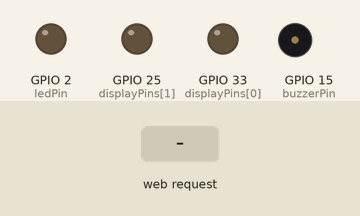
Recording of a sketch running on a simulated ESP32. Parts: output pins drawn as LEDs (lit = HIGH), buzzer (waves = sounding, pin HIGH). Inputs (shaded band) come from the test bench. WiFi joins after 1.5 s; servers stay silent unless stated; what the sketch prints to the serial monitor is not drawn.

Above: at 2.7 s.
2.8 s: HTTP request GET /convert?text=1 received
At 3.17 s:
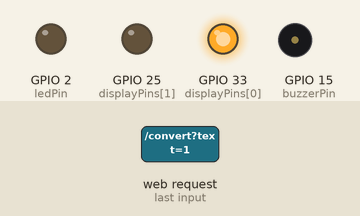
At 3.7 s:
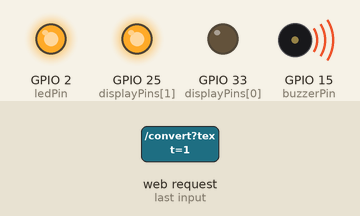
5.8 s: HTTP request GET /convert?text=0 received
8.8 s: HTTP request GET /convert?text=120 received
At 10.17 s:
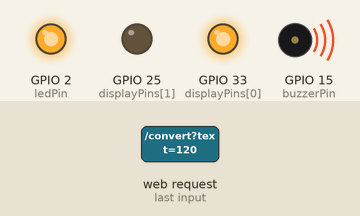
Timing chart, 0 to 17.8 s (numbered marks = the images above; inputs shaded):
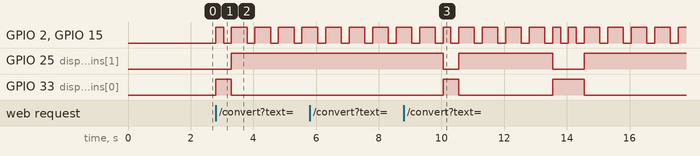

Measured:
- after the input at 2.8 s, GPIO 2 (ledPin), GPIO 15 (buzzerPin): LOW → HIGH at once, then repeats every 0.75 s: LOW 0.25 s, HIGH 0.50 s; GPIO 25 (displayPins[1]): LOW → HIGH after 0.50 s; GPIO 33 (displayPins[0]): LOW → HIGH at once, → LOW 0.50 s later
- after the input at 8.8 s, GPIO 25 (displayPins[1]): HIGH → LOW after 1.3 s, → HIGH 0.50 s later, → LOW 3.0 s later, → HIGH 1.0 s later; GPIO 33 (displayPins[0]): LOW → HIGH after 1.3 s, → LOW 0.50 s later, → HIGH 3.0 s later, → LOW 1.0 s later

The sketch:

projeto_final_falho.ino
```cpp
#include <WiFi.h>
#include <WebServer.h>

const char* ssid = "Alexandre";
const char* password = "ugkp7593";

WebServer server(80);

const int ledPin = 2;
const int buzzerPin = 15;
const int displayPins[2] = { 33, 25 };  // G, DP

const byte charactersMap[2][2] = {
  {1, 0 },  // G: Acende o segmento G
  {0, 1 }   // DP: Acende o ponto decimal
};

String getMorseCode(char c) {
  if (c >= 'A' && c <= 'Z') {
    String codes[26] = { ".-", "-...", "-.-.", "-..", ".", "..-.", "--.", "....", "..", ".---",
                         "-.-", ".-..", "--", "-.", "---", ".--.", "--.-", ".-.", "...", "-",
                         "..-", "...-", ".--", "-..-", "-.--", "--.." };
    return codes[c - 'A'];
  } else if (c >= '0' && c <= '9') {
    String codes[10] = { "-----", ".----", "..---", "...--", "....-", ".....", "-....", "--...", "---..", "----." };
    return codes[c - '0'];
  }
  return "";
}

void setup() {
  Serial.begin(115200);
  WiFi.begin(ssid, password);
  while (WiFi.status() != WL_CONNECTED) {
    delay(500);
    Serial.print(".");
  }
  pinMode(ledPin, OUTPUT);
  pinMode(buzzerPin, OUTPUT);
  for (int i = 0; i < 2; i++) {
    pinMode(displayPins[i], OUTPUT);
  }
  server.on("/", HTTP_GET, handleRoot);
  server.on("/convert", HTTP_GET, handleConvert);
  server.begin();
  Serial.println("Server started");
  Serial.println("Endereço IP do servidor: " + WiFi.localIP().toString());
}

void loop() {
  server.handleClient();
}

void displayCharacter(char character) {
  int index;
  if (character == '.') {
    index = 0; // Índice para acender o segmento G
  } else if (character == '-') {
    index = 1; // Índice para acender o ponto decimal (DP)
  } else {
    return; // Se não for '.' ou '-', saia da função
  }

  for (int i = 0; i < 8; i++) {
    digitalWrite(displayPins[i], charactersMap[index][i]);
  }
}

void handleRoot() {
  String ip = WiFi.localIP().toString();
  String message = "<form action=\"/convert\">Digite uma mensagem: <input name=\"text\" type=\"text\"><input type=\"submit\"></form>";
  message += "<p>Endereço IP do servidor: " + ip + "</p>";
  server.send(200, "text/html", message);
}

void handleConvert() {
  String originalMessage = server.arg("text");
  originalMessage.toUpperCase();  // Converte para maiúsculas
  String message = originalMessage;
  String morseMessage = "";

  // Constrói a mensagem Morse sem adicionar espaços após cada letra
  for (char& c : message) {
    if (isalnum(c)) {
      morseMessage += getMorseCode(c);  // Adiciona a letra Morse
    }
  }

  // Adiciona um espaço entre cada letra Morse na mensagem final
  morseMessage.replace(" ", " / ");

  // Itera sobre a mensagem Morse final e executa as ações de exibição e som
  for (char& dotDash : morseMessage) {
    if (dotDash == '.') {
      displayCharacter('.');
    } else if (dotDash == '-') {
      displayCharacter('-');
    } else if (dotDash == ' ') {
      delay(750);  // Pausa entre palavras
    } else if (dotDash == '/') {
      delay(1750); // Pausa entre palavras
    }

    digitalWrite(ledPin, HIGH);
    digitalWrite(buzzerPin, HIGH);
    delay(dotDash == '.' ? 250 : 500);
    digitalWrite(ledPin, LOW);
    digitalWrite(buzzerPin, LOW);
    delay(250);
  }

  server.send(200, "text/html", "<script>window.location='/';</script>"); // Redireciona de volta para a tela inicial

  // Configura o servidor para lidar com a rota "/convert" novamente
  server.on("/convert", HTTP_GET, handleConvert);
}
```
